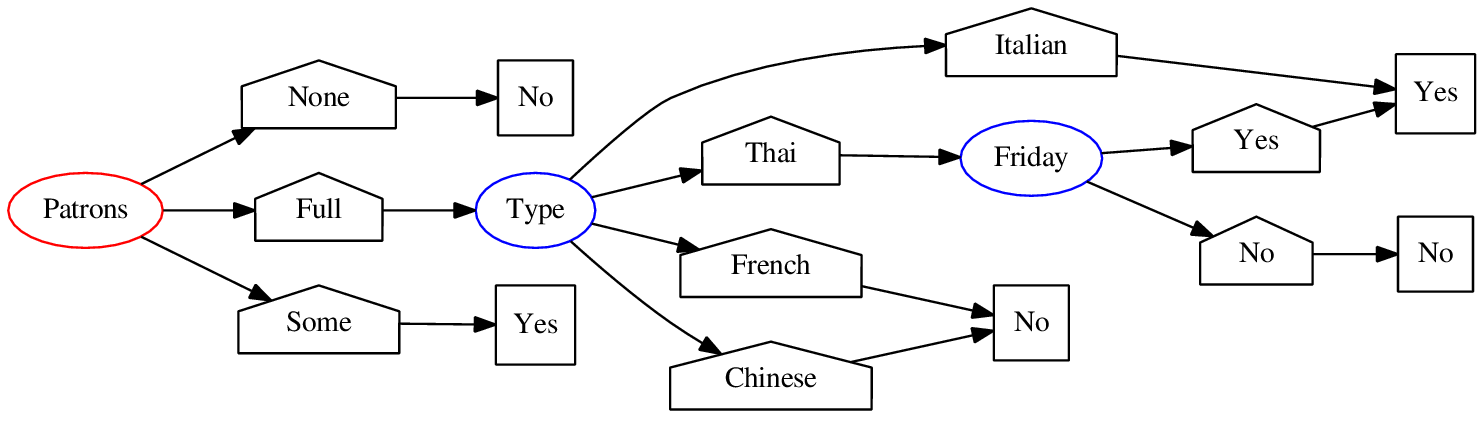

Recreate this plot in Python.
#!/usr/bin/env python
# -*- coding: utf-8 -*-

#!/usr/bin/env python

import pygraphviz as pgv
# strict (no parallel edges)
# digraph
# with attribute rankdir set to 'LR'
A=pgv.AGraph(directed=True,rankdir="LR")
A.edge_attr["fontsize"] = 8
# add node 1 with color red
A.add_node("Patrons",color="red",label="Patrons")
A.add_node("P_None",label="None",shape="house")
A.add_node("P_Full",label="Full",shape="house")
A.add_node("P_Some", label="Some",shape="house")
A.add_node("Type",label="Type",color="blue")
A.add_node("T_Italian",label="Italian",shape="house")
A.add_node("T_Thai",label="Thai",shape="house")
A.add_node("T_French",label="French",shape="house")
A.add_node("T_Chinese",label="Chinese",shape="house")
A.add_node("Friday",label="Friday",color="blue")
A.add_node("F_Yes",label="Yes",shape="house")
A.add_node("F_No",label="No",shape="house")
A.add_node("Yes_1",label="Yes",shape="square")
A.add_node("No_1",label="No",shape="square")
A.add_node("No_2",label="No",shape="square")
A.add_node("Yes_3",label="Yes",shape="square")
A.add_node("No_3",label="No",shape="square")

A.add_edge("Patrons","P_None")
A.add_edge("Patrons","P_Some")
A.add_edge("Patrons","P_Full")

A.add_edge("P_None","No_1")
A.add_edge("P_Some","Yes_1")
A.add_edge("P_Full","Type")

A.add_edge("Type","T_Chinese")
A.add_edge("Type","T_French")
A.add_edge("Type","T_Thai")
A.add_edge("Type","T_Italian")

A.add_edge("T_Chinese","No_2")
A.add_edge("T_French","No_2")
A.add_edge("T_Thai","Friday")
A.add_edge("T_Italian","Yes_3")

A.add_edge("Friday","F_Yes")
A.add_edge("Friday","F_No")

A.add_edge("F_Yes","Yes_3")
A.add_edge("F_No","No_3")

# adjust a graph parameter
#A.graph_attr['epsilon']='0.001'
print A.string() # print dot file to standard output
A.layout('dot') # layout with dot
A.draw('2e.ps') # write to file


'''
import pygraphviz as pgv
from pygraphviz import *
G=pgv.AGraph()
ndlist = [1,2,3]
for node in ndlist:
    G.add_node(node)
    label = "Label #" + str(node)
    G.get_node(node).attr['label'] = label
G.layout()
G.draw('example.png', format='png')


"""
A simple example to create a graphviz dot file and draw a graph.
"""
#    Copyright (C) 2006 by 
#    Aric Hagberg <hagberg@lanl.gov>
#    Dan Schult <dschult@colgate.edu>
#    Manos Renieris, http://www.cs.brown.edu/~er/
#    Distributed with BSD license.     
#    All rights reserved, see LICENSE for details.


from __future__ import absolute_import
from __future__ import unicode_literals
from __future__ import print_function
from __future__ import division

__author__ = """Aric Hagberg (hagberg@lanl.gov)"""

import pygraphviz as pgv

A=pgv.AGraph()

A.add_edge(1,2)
A.add_edge(2,3)
A.add_edge(1,3)

print(A.string()) # print to screen
print("Wrote simple.dot")
A.write('simple.dot') # write to simple.dot

B=pgv.AGraph('simple.dot') # create a new graph from file
B.layout() # layout with default (neato)
B.draw('simple.png') # draw png
print("Wrote simple.png")
'''
